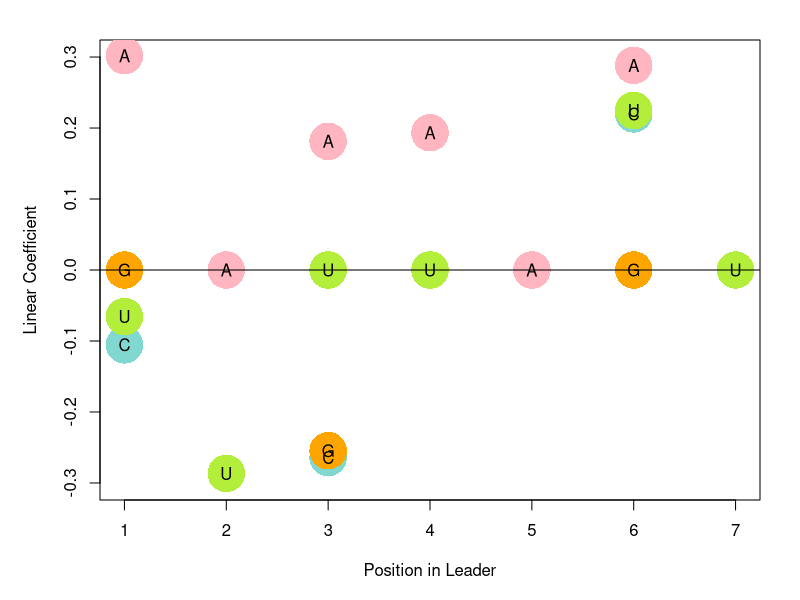
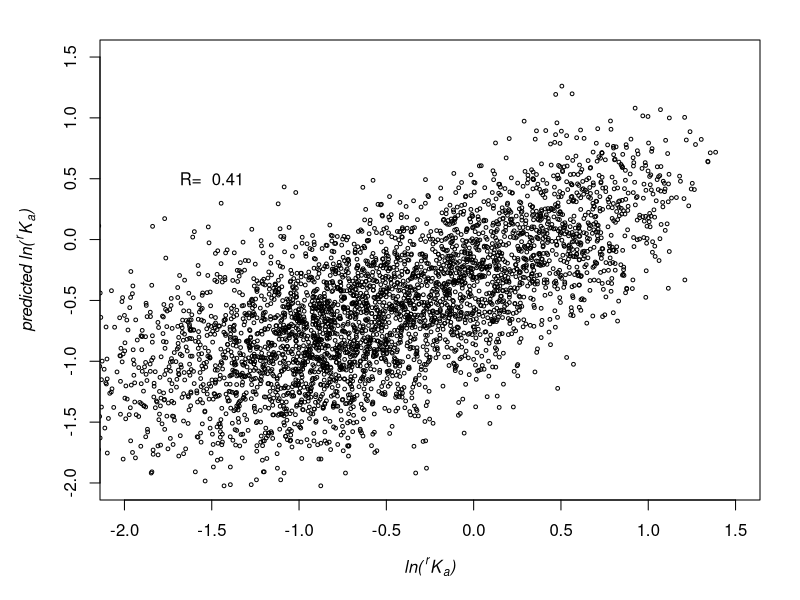

R code for these plots, in order:
# for PWM linear regression
#load the data
# clean the data storage
rm(list= ls())
howmany <- 6

data <- read.csv("chr_table.csv")   #Read in the data from a csv
data$LNRK <- log(data$RK)
attach(data)                                #Attach the column headers to the data as variable names
#Automatic generate the pair
nucleotides <- c('A','C','G','T')
combination <- c()
k <- 1
for (i in 1:howmany){
  for(j in 1:4){
    combination[k] <- paste(nucleotides[j],i,sep = '')
    k <- k+1
  }
}

control <- c('G1','A2','T3','T4','A5','G6','T7')
#cut the control
combination <- combination[!(combination %in% control)]

#generate the command
command.a <- 'lm1 <- lm(LNRK ~'
for (i in 1:(length(combination)-1)){
  command.a <- paste(command.a, combination[i], '+')
}

command.a <- paste(command.a,combination[length(combination)], ')')
eval(parse(text = command.a))
    #regress reaction rate on each base-position variable, and 1 interaction term

#Get the coefficient and prepare for data visualization
coef1 <- coef(lm1)
coef1 <- coef1[-1]
coef1[is.na(coef1)] <- 0
factor1 <- names(coef1)
coef1 <- as.numeric(coef1)
loca <- cbind(factor1, coef1)

loc <- control
lon <- rep(0,length(control))
locc <- cbind(loc,lon)

locd<- rbind(loca,locc)
locb <- data.frame(locd)

locb$NT <- substr(locb[,1],1,1)

locb$POS <- (as.numeric(substr(locb[,1],2,2)))
locb[locb$NT == 'T',3] <- 'U'
locb <- as.matrix(locb)

#Using bubble chart to visualize the data
par(mar=c(5,5,2,2))
colorc <- c("lightpink",rgb(129/255,216/255,208/255),"orange","olivedrab2")
#rgb(129/255,216/255,208/255)
seq <- c('A','C','G','U')
plot(NA,NA ,pch = 21, cex = 5, col = NULL, bg = "green",
     xlim = c(1,7),
     ylim = c(-0.3,0.3),
     xlab = "Position in Leader",
     ylab = "Linear Coefficient")
for (i in 1:4)
{
  nt <- seq[i]
  points(locb[locb[,3]== nt ,4],locb[locb[,3]== nt ,2] ,pch = 21, cex = 5, col = NULL, bg = colorc[i])
  
}


for (i in 1:length(locb[,1]))
{
  text(as.numeric(locb[i,4]),as.numeric(locb[i,2]),locb[i,3], col = "black")
}

# if you need abline for tick
abline(h=0)

#See the prediction quality by linear model
lc <- predict(lm1, newdata = data)
lcf <- lm(lc~data$LNRK)
plot(data$LNRK,lc,
     cex = 0.5,
     xlim = c(-2,1.5),
     ylim = c(-2,1.5),
     xlab = expression(
       italic(
         paste("ln(",phantom()^r*K[a], ")")
       )
     ),
     ylab = expression(
       italic(
         paste("predicted ln(",phantom()^r*K[a], ")")
       )
     )
)
text(-1.5,0.5,paste("R= ", round(summary(lcf)$r.square,2)))
detach(data) 


summary(lcf)